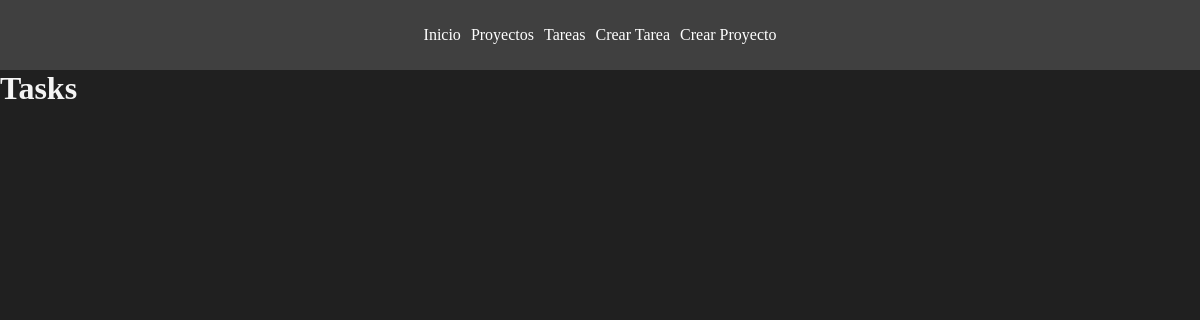
/tasks/, run on an earlier commit of the app's database.
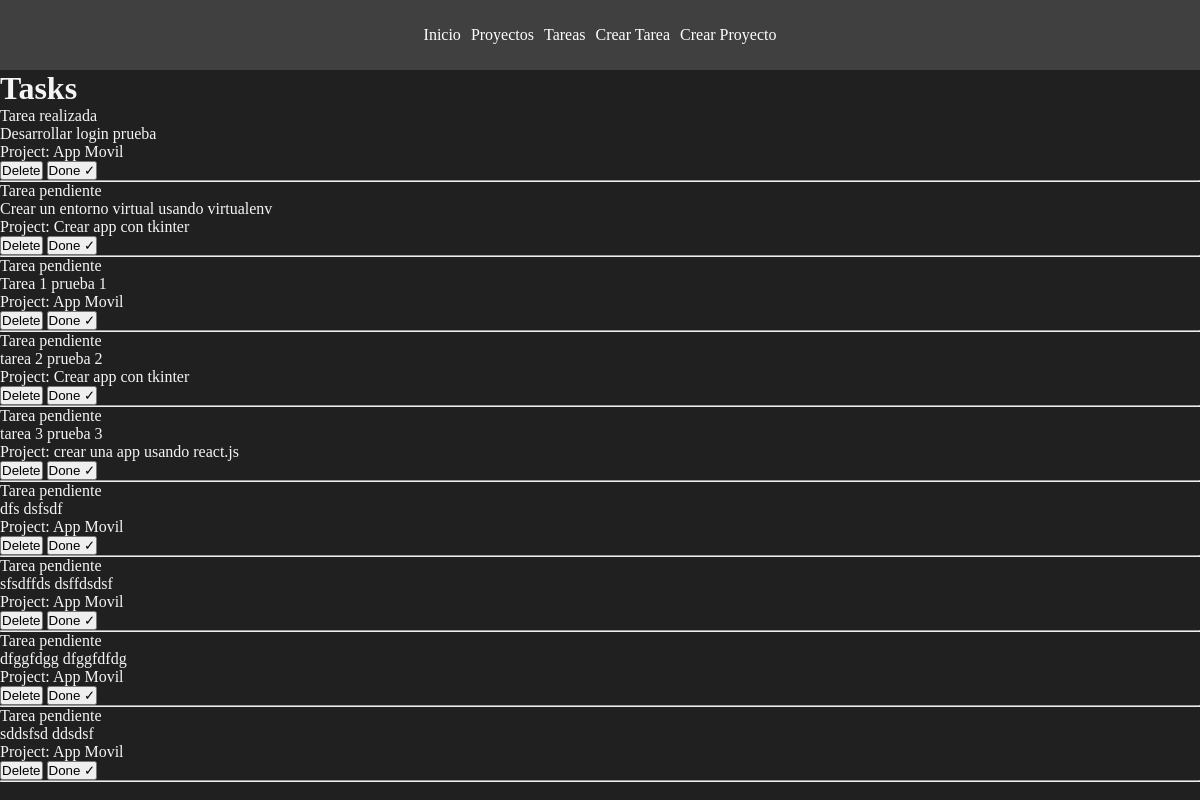
And on a later commit of the database.
### myapp/models.py (models this page shows, shortened)
class Task(models.Model):
    title = models.CharField(max_length=200)
    description = models.TextField()
    project = models.ForeignKey(Project, on_delete=models.CASCADE)
    done = models.BooleanField(default=False)

class Project(models.Model):
    name  = models.CharField(max_length=200)

### myapp/views.py (the view)
# urls.py: path('tasks/', views.tasks, name='tasks'),
def tasks(request):
    tasks = Task.objects.all()
    return render(request, 'tasks/tasks.html', {
        'tasks': tasks
    })

### myapp/templates/tasks/tasks.html
{% extends 'layouts/base.html' %}
{% block content %}
<h1>Tasks</h1>
{% for task in tasks %}
<div>
  {% if task.done == False %}
  <p>Tarea pendiente</p>
  {% else %}
  <p>Tarea realizada</p>
  {% endif %}
  <div>
    <span>{{task.title}}</span>
    <span>{{task.description}}</span>
  </div>
  <p>Project: {{task.project.name}}</p>
  <button>Delete</button>
  <button>Done ✓</button>
  <hr />
</div>
{% endfor %}
{% endblock %}

### myapp/templates/layouts/base.html (shortened to what this page needs)
{% load static %}
<!DOCTYPE html>
<html lang="es">
  <head>
    <link rel="stylesheet" href="{% static '/styles/main.css' %}" />
  </head>
  <body>
    <nav class="navbar">
      <ul>
        <li><a href="{% url 'index' %}">Inicio</a></li>
        <li><a href="{% url 'projects' %}">Proyectos</a></li>
        <li><a href="{% url 'tasks' %}">Tareas</a></li>
        <li><a href="{% url 'create_task' %}">Crear Tarea</a></li>
        <li><a href="{% url 'create_project' %}">Crear Proyecto</a></li>
      </ul>
    </nav>
    <main class="container">{% block content %} {% endblock %}</main>
  </body>
</html>

### myapp/static/styles/main.css (style rules this page uses)
* { margin: 0; padding: 0; box-sizing: border-box; }
body { background-color: #202020; color: whitesmoke; }
.navbar { height: 70px; background-color: #404040; display: flex; justify-content: center; }
.navbar ul { display: flex; justify-content: center; align-items: center; gap: 10px; }
.navbar ul li { list-style: none; }
.navbar ul li a { color: white; text-decoration: none; }
.container { width: 1200px; margin: 0 auto; }

What changed in the data, as far as the page shows it:
added Task: done "Tarea realizada", title "Desarrollar login", description "prueba", project.name "App Movil"
added Task: done "Tarea pendiente", title "Crear un entorno virtual", description "usando virtualenv", project.name "Crear app con tkinter"
added Task: done "Tarea pendiente", title "Tarea 1", description "prueba 1", project.name "App Movil"
added Task: done "Tarea pendiente", title "tarea 2", description "prueba 2", project.name "Crear app con tkinter"
added Task: done "Tarea pendiente", title "tarea 3", description "prueba 3", project.name "crear una app usando react.js"
added Task: done "Tarea pendiente", title "dfs", description "dsfsdf", project.name "App Movil"
added Task: done "Tarea pendiente", title "sfsdffds", description "dsffdsdsf", project.name "App Movil"
added Task: done "Tarea pendiente", title "dfggfdgg", description "dfggfdfdg", project.name "App Movil"
added Task: done "Tarea pendiente", title "sddsfsd", description "ddsdsf", project.name "App Movil"
